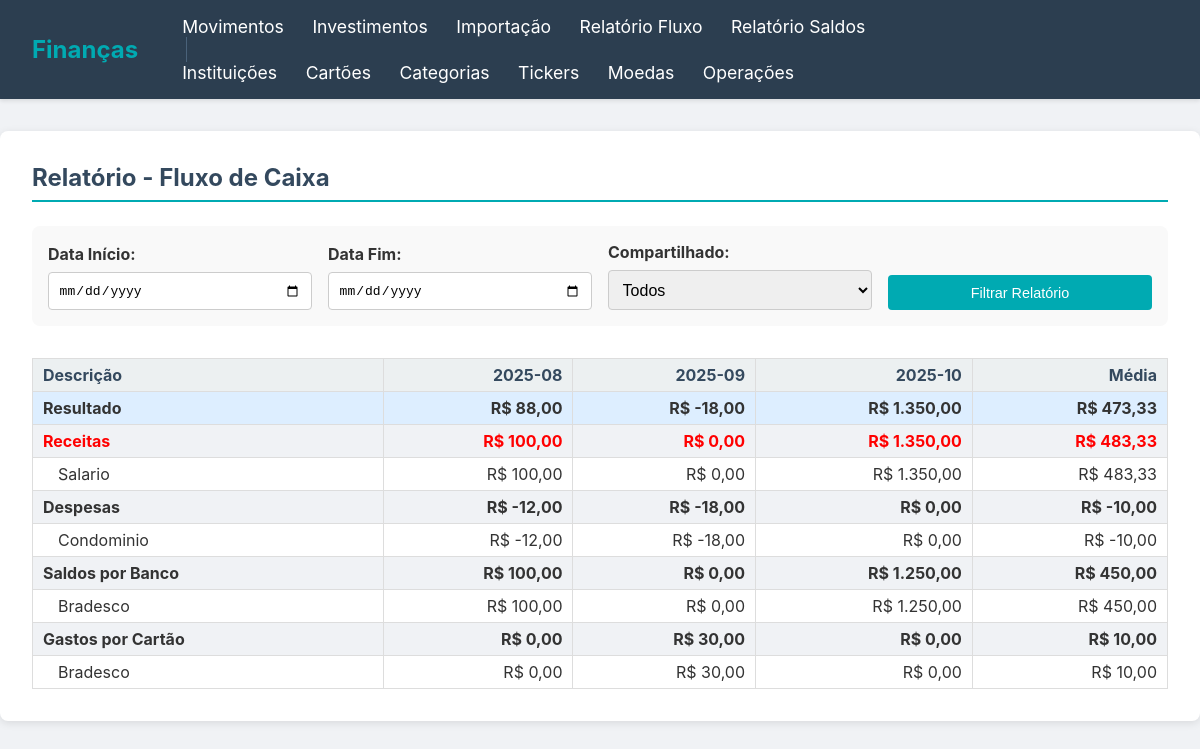
Before: /relatorio/fluxo with the older database file.
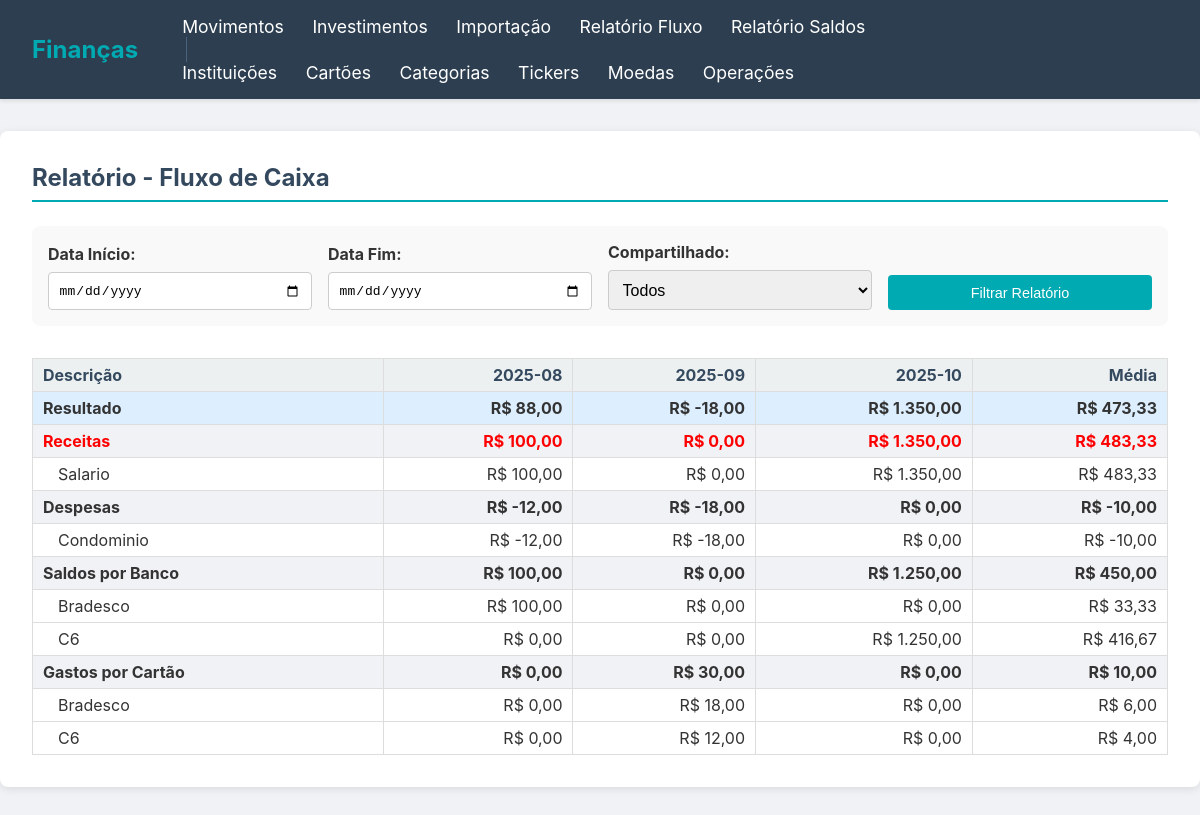
After: the same page with the newer database file.
### tables this page shows
CREATE TABLE movimentos (
        id INTEGER PRIMARY KEY AUTOINCREMENT,
        data_movimento TEXT NOT NULL,
        data_efetivacao TEXT,
        descricao TEXT NOT NULL,
        categoria_id INTEGER NOT NULL,
        instituicao_id INTEGER NOT NULL,
        cartao_id INTEGER,
        valor REAL NOT NULL,
        status TEXT NOT NULL CHECK(status IN ('Pendente', 'Efetivado')),
        compartilhado TEXT NOT NULL CHECK(compartilhado IN ('100% Silvia', '100% Nelson', '50/50')),
        FOREIGN KEY (categoria_id) REFERENCES categorias (id),
        FOREIGN KEY (instituicao_id) REFERENCES instituicoes (id),
        FOREIGN KEY (cartao_id) REFERENCES cartoes_credito (id)
    );

CREATE TABLE categorias (
        id INTEGER PRIMARY KEY AUTOINCREMENT,
        descricao TEXT NOT NULL UNIQUE,
        tipo TEXT NOT NULL CHECK(tipo IN ('Receita', 'Despesa'))
    );

CREATE TABLE instituicoes (
        id INTEGER PRIMARY KEY AUTOINCREMENT,
        descricao TEXT NOT NULL UNIQUE
    );

CREATE TABLE cartoes_credito (
        id INTEGER PRIMARY KEY AUTOINCREMENT,
        descricao TEXT NOT NULL,
        instituicao_id INTEGER NOT NULL,
        vencimento INTEGER NOT NULL,
        limite REAL NOT NULL,
        FOREIGN KEY (instituicao_id) REFERENCES instituicoes (id)
    );

### app.py (the view, shortened to what this page needs)
@app.route('/relatorio/fluxo')
def relatorio_fluxo():
    conn = get_db_connection()
    data_inicio = request.args.get('data_inicio')
    data_fim = request.args.get('data_fim')
    filtro_compartilhado = request.args.get('compartilhado', 'Todos')
    sql = '''
        SELECT
            m.data_movimento, m.data_efetivacao, m.valor, m.compartilhado, m.status,
            c.descricao AS categoria, c.tipo AS categoria_tipo,
            i.descricao AS instituicao, cc.descricao AS cartao
        FROM movimentos m
        JOIN categorias c ON m.categoria_id = c.id
        JOIN instituicoes i ON m.instituicao_id = i.id
        LEFT JOIN cartoes_credito cc ON m.cartao_id = cc.id
        WHERE 1=1 '''
    params = []
    if filtro_compartilhado != 'Todos': sql += " AND m.compartilhado = ?"; params.append(filtro_compartilhado)
    try:
        df_base = pd.read_sql_query(sql, conn, params=params, parse_dates=['data_movimento'])
        conn.close()
        df_base['data_efetivacao'] = pd.to_datetime(df_base['data_efetivacao'], errors='coerce')
    except Exception as e:
        conn.close(); flash(f"Erro ao buscar dados: {e}", "error")
        return render_template('relatorio_fluxo.html', tables={}, months=[], data_inicio=data_inicio, data_fim=data_fim, filtro_compartilhado=filtro_compartilhado, show_table=False)
    if df_base.empty:
        flash("Nenhum movimento encontrado para o filtro compartilhado.", "info")
        return render_template('relatorio_fluxo.html', tables={}, months=[], data_inicio=data_inicio, data_fim=data_fim, filtro_compartilhado=filtro_compartilhado, show_table=False)
    df_fluxo_filtrado = df_base.copy()
    df_banco_filtrado = df_base.copy()
    df_cartao_filtrado = df_base.copy()
    all_months = sorted(df_fluxo_filtrado['data_movimento'].dt.strftime('%Y-%m').unique()) if not df_fluxo_filtrado.empty else []
    all_cols_with_media = all_months + ['Média']
    pivot_fluxo = pd.DataFrame()
    resultado = pd.Series(0, index=all_cols_with_media)
    total_receitas = pd.Series(0, index=all_cols_with_media)
    total_despesas = pd.Series(0, index=all_cols_with_media)
    if not df_fluxo_filtrado.empty:
        df_fluxo_filtrado['MesAno'] = df_fluxo_filtrado['data_movimento'].dt.strftime('%Y-%m')
        pivot_fluxo = pd.pivot_table(df_fluxo_filtrado, values='valor', index=['categoria_tipo', 'categoria'], columns='MesAno', aggfunc='sum', fill_value=0)
        pivot_fluxo = pivot_fluxo.reindex(columns=all_months, fill_value=0)
        if not pivot_fluxo.empty:
            pivot_fluxo['Média'] = pivot_fluxo[all_months].mean(axis=1) if all_months else 0 # Evita erro se all_months for vazio
            total_receitas = pivot_fluxo.loc['Receita'].sum() if 'Receita' in pivot_fluxo.index.get_level_values(0) else pd.Series(0, index=pivot_fluxo.columns)
            total_despesas = pivot_fluxo.loc['Despesa'].sum() if 'Despesa' in pivot_fluxo.index.get_level_values(0) else pd.Series(0, index=pivot_fluxo.columns)
            resultado = total_receitas + total_despesas
    df_banco_final = df_banco_filtrado[(df_banco_filtrado['status'] == 'Efetivado') & (df_banco_filtrado['cartao'].isna()) & (df_banco_filtrado['data_efetivacao'].notna())]
    pivot_banco = pd.DataFrame()
    total_bancos = pd.Series(0, index=all_cols_with_media)
    if not df_banco_final.empty:
        df_banco_final['MesAno'] = df_banco_final['data_efetivacao'].dt.strftime('%Y-%m')
        df_banco_final = df_banco_final[df_banco_final['MesAno'].isin(all_months)]
        pivot_banco = pd.pivot_table(df_banco_final, values='valor', index='instituicao', columns='MesAno', aggfunc='sum', fill_value=0)
        pivot_banco = pivot_banco.reindex(columns=all_months, fill_value=0)
        if not pivot_banco.empty:
            pivot_banco['Média'] = pivot_banco[all_months].mean(axis=1) if all_months else 0
            total_bancos = pivot_banco.sum()
    df_cartao_final = df_cartao_filtrado[df_cartao_filtrado['cartao'].notna() & df_cartao_filtrado['data_efetivacao'].notna()]
    pivot_cartao = pd.DataFrame()
    total_cartoes = pd.Series(0, index=all_cols_with_media)
    if not df_cartao_final.empty:
        df_cartao_final['MesAno'] = df_cartao_final['data_efetivacao'].dt.strftime('%Y-%m')
        df_cartao_final = df_cartao_final[df_cartao_final['MesAno'].isin(all_months)]
        pivot_cartao = pd.pivot_table(df_cartao_final, values='valor', index='cartao', columns='MesAno', aggfunc='sum', fill_value=0).abs()
        pivot_cartao = pivot_cartao.reindex(columns=all_months, fill_value=0)
        if not pivot_cartao.empty:
            pivot_cartao['Média'] = pivot_cartao[all_months].mean(axis=1) if all_months else 0
            total_cartoes = pivot_cartao.sum()
    def prepare_total_dict(series_data):
        dict_data = series_data.to_dict()
        for col in all_cols_with_media:
            if col not in dict_data: dict_data[col] = 0
        return {key: format_brl(value) for key, value in dict_data.items()}
    tables = {
        'Resultado': prepare_total_dict(resultado),
        'Receitas': pivot_fluxo.loc['Receita'].applymap(format_brl).reset_index().to_dict('records') if not pivot_fluxo.empty and 'Receita' in pivot_fluxo.index.get_level_values(0) else [],
        'Total_Receitas': prepare_total_dict(total_receitas),
        'Despesas': pivot_fluxo.loc['Despesa'].applymap(format_brl).reset_index().to_dict('records') if not pivot_fluxo.empty and 'Despesa' in pivot_fluxo.index.get_level_values(0) else [],
        'Total_Despesas': prepare_total_dict(total_despesas),
        'Saldos_Banco': pivot_banco.applymap(format_brl).reset_index().to_dict('records') if not pivot_banco.empty else [],
        'Total_Saldos_Banco': prepare_total_dict(total_bancos),
        'Gastos_Cartao': pivot_cartao.applymap(format_brl).reset_index().to_dict('records') if not pivot_cartao.empty else [],
        'Total_Gastos_Cartao': prepare_total_dict(total_cartoes)
    }
    show_table = bool(all_months)
    if not show_table and (data_inicio or data_fim): # Se filtrou mas não achou nada no fluxo
         flash("Nenhum movimento (receita/despesa) encontrado para o período e filtro selecionados.", "info")
    return render_template('relatorio_fluxo.html',
                           tables=tables,
                           months=all_months,
                           data_inicio=data_inicio,
                           data_fim=data_fim,
                           filtro_compartilhado=filtro_compartilhado,
                           show_table=show_table)

### templates/relatorio_fluxo.html (shortened to what this page needs)
{% extends "base.html" %}
{% block content %}
    <h2>Relatório - Fluxo de Caixa</h2>
    <form method="GET" action="{{ url_for('relatorio_fluxo') }}" style="margin: 1.5rem 0; background-color: #f9f9f9; padding: 1rem; border-radius: 8px;">
        <div style="display: grid; grid-template-columns: 1fr 1fr 1fr 1fr; gap: 1rem; align-items: flex-end;">
            <div class="form-group" style="margin-bottom: 0;">
                <label for="data_inicio">Data Início:</label>
                <input type="date" name="data_inicio" value="{{ data_inicio or '' }}">
            </div>
            <div class="form-group" style="margin-bottom: 0;">
                <label for="data_fim">Data Fim:</label>
                <input type="date" name="data_fim" value="{{ data_fim or '' }}">
            </div>
            <div class="form-group" style="margin-bottom: 0;">
                <label for="compartilhado">Compartilhado:</label>
                <select name="compartilhado">
                    <option value="Todos" {% if filtro_compartilhado == 'Todos' %}selected{% endif %}>Todos</option>
                </select>
            </div>
            <button type="submit" class="btn btn-primary">Filtrar Relatório</button>
        </div>
    </form>
    {% if tables %}
    <table class="report-table table table-bordered table-hover table-sm" style="margin-top: 2rem;">
        <thead>
            <tr>
                <th>Descrição</th>
                {% for month in months %}
                    <th>{{ month }}</th>
                {% endfor %}
                <th>Média</th>
            </tr>
        </thead>
        <tbody>
            <tr class="total-resultado">
                <td><strong>Resultado</strong></td>
                {% for month in months %}
                    <td>{{ tables['Resultado'].get(month, 'R$ 0,00') }}</td>
                {% endfor %}
                <td>{{ tables['Resultado'].get('Média', 'R$ 0,00') }}</td>
            </tr>
            <tr class="section-header">
                <td><strong>Receitas</strong></td>
                {% for month in months %}
                    <td>{{ tables['Total_Receitas'].get(month, 'R$ 0,00') }}</td>
                {% endfor %}
                <td>{{ tables['Total_Receitas'].get('Média', 'R$ 0,00') }}</td>
            </tr>
            {% for receita in tables['Receitas'] %}
            <tr>
                <td class="category-indent">{{ receita.categoria }}</td>
                {% for month in months %}
                    <td>{{ receita.get(month, 'R$ 0,00') }}</td>
                {% endfor %}
                <td>{{ receita.get('Média', 'R$ 0,00') }}</td>
            </tr>
            {% endfor %}
            <tr class="section-header">
                <td><strong>Despesas</strong></td>
                {% for month in months %}
                    <td>{{ tables['Total_Despesas'].get(month, 'R$ 0,00') }}</td>
                {% endfor %}
                <td>{{ tables['Total_Despesas'].get('Média', 'R$ 0,00') }}</td>
            </tr>
            {% for despesa in tables['Despesas'] %}
            <tr>
                <td class="category-indent">{{ despesa.categoria }}</td>
                {% for month in months %}
                    <td>{{ despesa.get(month, 'R$ 0,00') }}</td>
                {% endfor %}
                <td>{{ despesa.get('Média', 'R$ 0,00') }}</td>
            </tr>
            {% endfor %}
            <tr class="section-header">
                <td><strong>Saldos por Banco</strong></td>
                {% for month in months %}
                    <td>{{ tables['Total_Saldos_Banco'].get(month, 'R$ 0,00') }}</td>
                {% endfor %}
                <td>{{ tables['Total_Saldos_Banco'].get('Média', 'R$ 0,00') }}</td>
            </tr>
            {% for banco in tables['Saldos_Banco'] %}
            <tr>
                <td class="category-indent">{{ banco.instituicao }}</td>
                {% for month in months %}
                    <td>{{ banco.get(month, 'R$ 0,00') }}</td>
                {% endfor %}
                <td>{{ banco.get('Média', 'R$ 0,00') }}</td>
            </tr>
            {% endfor %}
            <tr class="section-header">
                <td><strong>Gastos por Cartão</strong></td>
                {% for month in months %}
                     <td>{{ tables['Total_Gastos_Cartao'].get(month, 'R$ 0,00') }}</td>
                {% endfor %}
                <td>{{ tables['Total_Gastos_Cartao'].get('Média', 'R$ 0,00') }}</td>
            </tr>
            {% for cartao in tables['Gastos_Cartao'] %}
            <tr>
                <td class="category-indent">{{ cartao.cartao }}</td>
                {% for month in months %}
                    <td>{{ cartao.get(month, 'R$ 0,00') }}</td>
                {% endfor %}
                <td>{{ cartao.get('Média', 'R$ 0,00') }}</td>
            </tr>
            {% endfor %}
        </tbody>
    </table>
    {% else %}
         {% if request.args.get('data_inicio') %}
             <p>Nenhum movimento efetivado encontrado para os filtros selecionados.</p>
         {% else %}
             <p>Use os filtros acima para gerar o relatório.</p>
         {% endif %}
    {% endif %}
{% endblock %}

### templates/base.html (shortened to what this page needs)
<!DOCTYPE html>
<html lang="pt-br">
<head>
</head>
<body>
    <nav class="navbar">
        <div class="navbar-brand">Finanças</div>
        <div class="navbar-links">
            <a href="{{ url_for('movimentos') }}">Movimentos</a>
            <a href="{{ url_for('investimentos') }}">Investimentos</a>
            <a href="{{ url_for('importar') }}">Importação</a>
            <a href="{{ url_for('relatorio_fluxo') }}">Relatório Fluxo</a>
            <a href="{{ url_for('relatorio_saldos') }}">Relatório Saldos</a> <div class="navbar-divider"></div>
            <a href="{{ url_for('instituicoes') }}">Instituições</a>
            <a href="{{ url_for('cartoes') }}">Cartões</a>
            <a href="{{ url_for('categorias') }}">Categorias</a>
            <a href="{{ url_for('tickers') }}">Tickers</a>
            <a href="{{ url_for('moedas') }}">Moedas</a>
            <a href="{{ url_for('operacoes') }}">Operações</a>
        </div>
    </nav>
    <main class="container">
        {% block content %}{% endblock %}
    </main>
</body>
</html>

Changed rows visible on the page:
changed movimentos "Salario": instituicao "Bradesco" → "C6"; get "R$ 450,00" → "R$ 416,67"
changed movimentos "Condominio": get "R$ 10,00" → "R$ 6,00"
now on this page (row unchanged): movimentos: instituicao "Bradesco", get "R$ 100,00" "R$ 0,00" "R$ 0,00", get "R$ 33,33"
now on this page (row edited): movimentos: cartao "C6", get "R$ 0,00" "R$ 12,00" "R$ 0,00", get "R$ 4,00"
Other visible differences:
new list line: "R$ 0,00"
new list line: "R$ 18,00"
list line gone: "R$ 100,00"
list line gone: "R$ 30,00"
